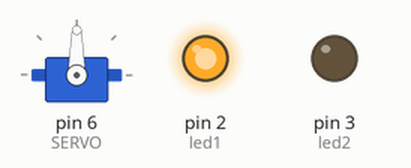
This sketch was run on a simulated Arduino Uno, built with avr-gcc and run on an emulated ATmega328P. Shown: servo, output pins drawn as LEDs (lit = HIGH).

Above: at 0.05 s.
At 0.75 s:
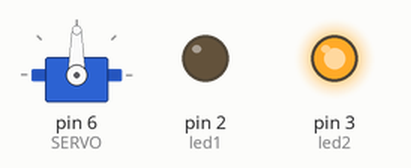
At 1.45 s:
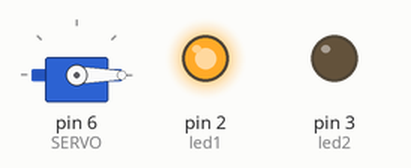
At 2.95 s:
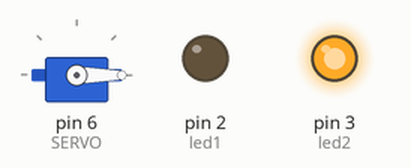
Timing chart, 0 to 6.9 s (numbered marks = the images above):
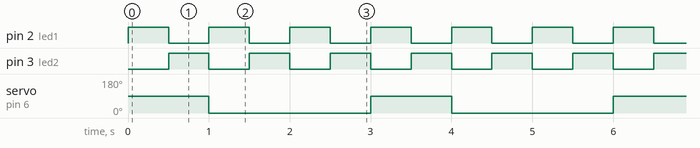

Measured:
- by itself, pin 2 (led1), pin 3 (led2): alternates HIGH for 0.50 s and LOW for 0.50 s
- by itself, servo on pin 6 (SERVO): alternates 90° for 1.0 s and 0° for 2.0 s

The sketch:

sketch_1.ino
```cpp
#include <Servo.h>

#define led1 2
#define led2 3
#define btn 4
#define SERVO 6

Servo s; //Variável do servo
int pos = 0; //variável da posição

void ctrlLed();
void servo();

void setup() {

  Serial.begin(9600);

  s.attach(SERVO);

  pinMode(led1, OUTPUT);
  pinMode(led2, OUTPUT);
  pinMode(btn, INPUT);

  s.write(0); //inicia o motor na posição 0

}

void loop() {

  ctrlLed();
  servo();

}

void ctrlLed() {
  static unsigned long espera;

  if ( (millis() - espera) < 500){
    digitalWrite(led1, HIGH);
    digitalWrite(led2, LOW);
    }else{
    digitalWrite(led1, LOW);
    digitalWrite(led2, HIGH);
  }
  if ((millis() - espera) >= 1000){
    espera = millis();
  }
}

void servo() {
  static unsigned long espera;

  if ( (millis() - espera) < 1000){
     pos = 90;
     s.write(pos);
    }else{
    pos = 0;
    s.write(pos);
  }
  if ((millis() - espera) >= 3000){
    espera = millis();
  }
}
```
